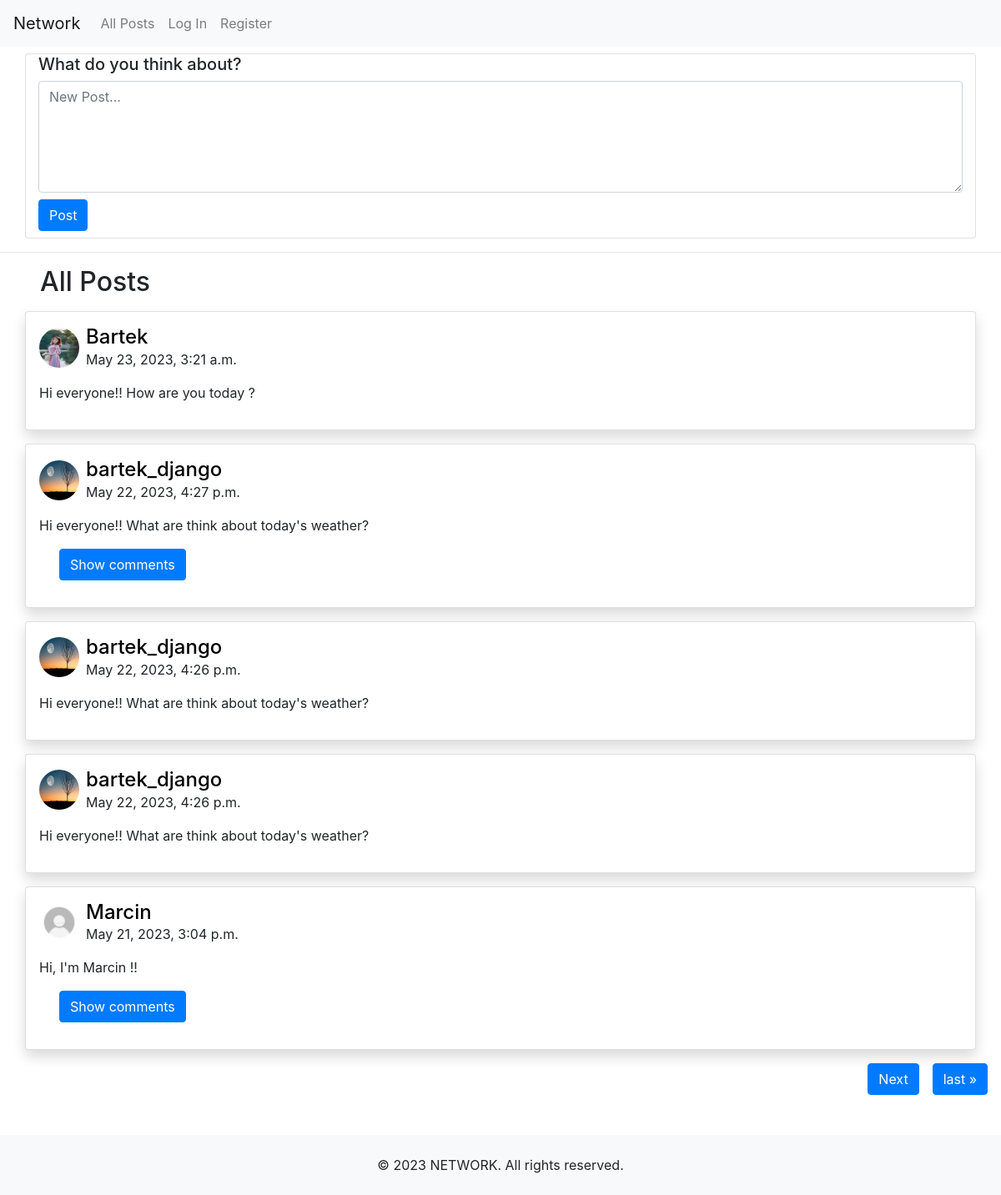
The page / on the database its author committed.
### network/models.py (models this page shows, shortened)
class User(AbstractUser):
    image = models.ImageField(upload_to="images", null=True, default="images/default-avatar-profile.jpg")

class Post(models.Model):
    author = models.ForeignKey(User, on_delete=models.CASCADE, related_name="user")
    content = models.TextField()
    date = models.DateTimeField(auto_now_add=True, null=True)

### network/views.py (the view)
# urls.py: path("", views.index, name="index"),
def index(request):
    posts_from_db = Post.objects.all().order_by('-date')
    posts = select_post(posts_from_db)
    page_obj = pagination(request, posts, num_of_pages=5)
    return render(request, "network/index.html", {"page_obj": page_obj})

### network/utils.py (called while the page is built)
def pagination(request, posts, num_of_pages):
    paginator = Paginator(posts, num_of_pages)
    page_number = request.GET.get('page')
    return paginator.get_page(page_number)

### network/templates/network/index.html (shortened to what this page needs)
{% extends "network/layout.html" %}
{% block body %}
        <div class="container card my-2">
            <form  action="{% url 'post' %}" method="post">
                <h5 >What do you think about?</h5>
                <textarea  class="form-control" name="new_post" id="new_post" cols="30" rows="5" placeholder="New Post..."></textarea>
                <button class="btn btn-primary my-2" type="submit">Post</button>
            </form>
        </div>
        <hr>
        <h2 class="ml-5">All Posts</h2>
        {% include "network/includes/posts.html" with following="index" %}
{% endblock %}

### network/templates/network/includes/posts.html (shortened to what this page needs)
<ul class="container p-0" >
    {% for post in page_obj  %}
    <li class="card my-3 p-3 position-relative shadow ">
        <div class="d-flex align-items-center">
            <img class="user_avatar" src="{{post.image}}" alt="user picture">
            <div >
                <h4 class=" m-0 ml-2"><a href="{%url 'user_page' post.author.id %}">{{post.author}}</a></h4>
                <span class=" ml-2" >{{post.date}}</span>
            </div>
        </div>
        <article class="my-3">{{post.content}}</article>
        {% if post.comments %}
        <div class="d-flex align-items-center mb-3">
            <button class="btn btn-primary ml-4 show_comments">Show comments</button>
        </div>
    {% endif %}
    {% empty %}
    <h4>No posts</h4>
    {% endfor %}
</ul>
{% include "network/includes/pagination.html" %}

### network/static/network/style.css (style rules this page uses)
html { height: 100%; box-sizing: border-box; }
body { position: relative; margin: 0; min-height: 100%; box-sizing: inherit; padding-bottom: 4.5rem; }
.user_avatar { width: 3rem; height: 3rem; border-radius: 50%; }
a, a:hover { color: black; text-decoration: none; }

### rows shown on the page
User: shows a picture, author "Bartek", date "May 23, 2023, 3:21 a.m.", content "Hi everyone!! How are you today ?"
User: shows a picture, author "bartek_django", date "May 22, 2023, 4:27 p.m.", content "Hi everyone!! What are think about today's weather?", date "May 22, 2023, 4:26 p.m."
User: shows a picture, author "Marcin", date "May 21, 2023, 3:04 p.m.", content "Hi, I'm Marcin !!"
